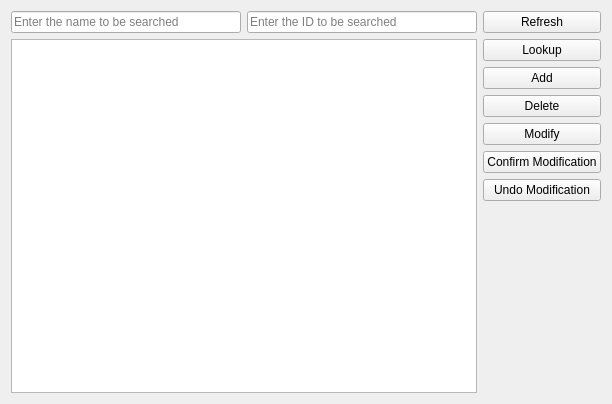
<?xml version="1.0" encoding="UTF-8"?>
<ui version="4.0">
 <class>stu_tab</class>
 <widget class="QWidget" name="stu_tab">
  <property name="geometry">
   <rect>
    <x>0</x>
    <y>0</y>
    <width>612</width>
    <height>404</height>
   </rect>
  </property>
  <property name="windowTitle">
   <string>stu_tab</string>
  </property>
  <layout class="QGridLayout" name="gridLayout">
   <item row="0" column="0">
    <layout class="QHBoxLayout" name="horizontalLayout_3">
     <item>
      <layout class="QVBoxLayout" name="verticalLayout_2">
       <item>
        <layout class="QHBoxLayout" name="horizontalLayout_2">
         <item>
          <widget class="QLineEdit" name="name_lineEdit">
           <property name="text">
            <string/>
           </property>
           <property name="placeholderText">
            <string>Enter the name to be searched</string>
           </property>
          </widget>
         </item>
         <item>
          <layout class="QHBoxLayout" name="horizontalLayout"/>
         </item>
         <item>
          <widget class="QLineEdit" name="num_lineEdit">
           <property name="placeholderText">
            <string>Enter the ID to be searched</string>
           </property>
          </widget>
         </item>
        </layout>
       </item>
       <item>
        <widget class="QTableView" name="stu_tableView"/>
       </item>
      </layout>
     </item>
     <item>
      <layout class="QVBoxLayout" name="verticalLayout">
       <item>
        <widget class="QPushButton" name="stuFresh_pushButton">
         <property name="text">
          <string>Refresh</string>
         </property>
        </widget>
       </item>
       <item>
        <widget class="QPushButton" name="stuFind_pushButton">
         <property name="text">
          <string>Lookup</string>
         </property>
        </widget>
       </item>
       <item>
        <widget class="QPushButton" name="stuAdd_pushButton">
         <property name="text">
          <string>Add</string>
         </property>
        </widget>
       </item>
       <item>
        <widget class="QPushButton" name="stuDel_pushButton">
         <property name="text">
          <string>Delete</string>
         </property>
        </widget>
       </item>
       <item>
        <widget class="QPushButton" name="modify_Button">
         <property name="text">
          <string>Modify</string>
         </property>
        </widget>
       </item>
       <item>
        <widget class="QPushButton" name="submit_Button">
         <property name="text">
          <string>Confirm Modification</string>
         </property>
        </widget>
       </item>
       <item>
        <widget class="QPushButton" name="rollback_Button">
         <property name="text">
          <string>Undo Modification</string>
         </property>
        </widget>
       </item>
       <item>
        <spacer name="verticalSpacer">
         <property name="orientation">
          <enum>Qt::Vertical</enum>
         </property>
         <property name="sizeHint" stdset="0">
          <size>
           <width>20</width>
           <height>40</height>
          </size>
         </property>
        </spacer>
       </item>
      </layout>
     </item>
    </layout>
   </item>
  </layout>
 </widget>
 <layoutdefault spacing="6" margin="11"/>
 <resources/>
 <connections/>
</ui>
